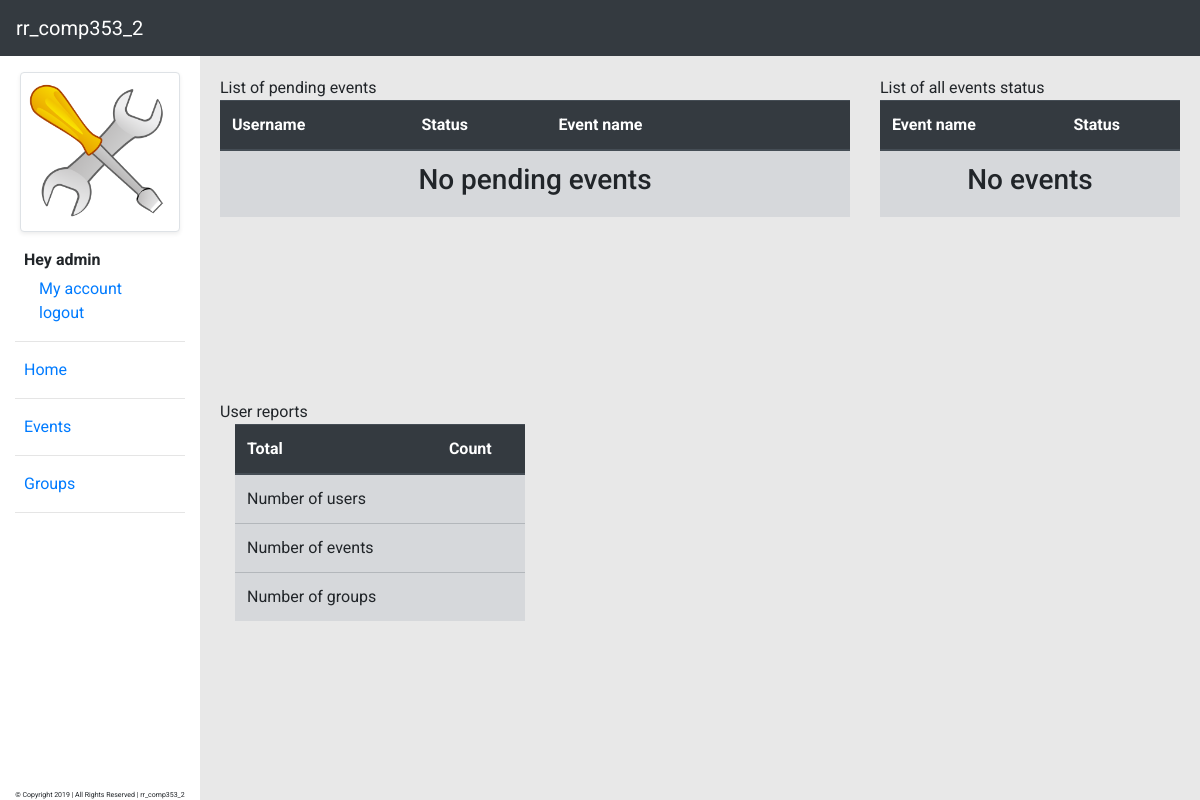
The app's page /src/pages/admin-page.php (signed in), older data.
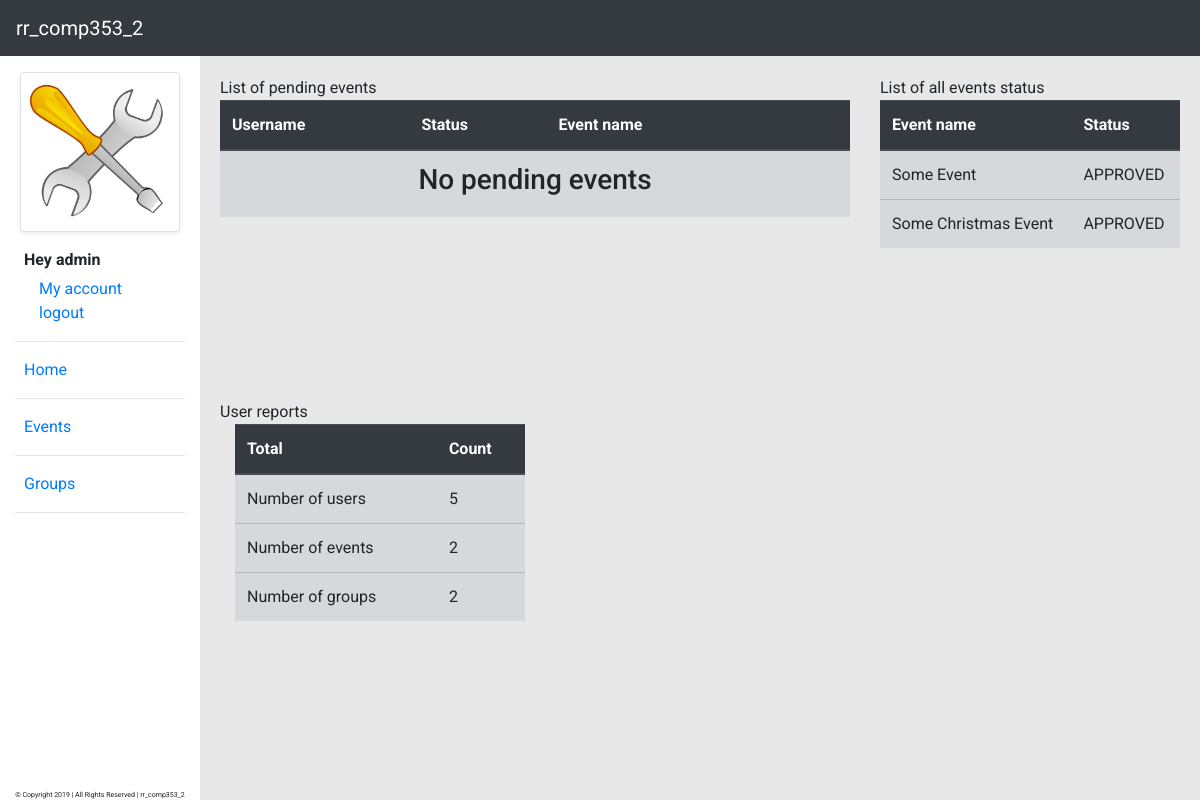
The same page, newer data.
### tables this page shows
CREATE TABLE event (
    eventID int(11) NOT NULL AUTO_INCREMENT,
    eventManagerID int(11) NOT NULL,
    eventFeeID int(11),
    eventName varchar(255) NOT NULL,
    eventDescription text NOT NULL,
    eventPhoneNumber varchar(50) NOT NULL,
    eventType varchar(50) NOT NULL,
    size int(11) NOT NULL,
    startDate DATE NOT NULL,
    endDate DATE NOT NULL,
    pageTemplate varchar(255) NOT NULL,
    CONSTRAINT PK_Event PRIMARY KEY (eventID),
    CONSTRAINT FK_Event_Manager FOREIGN KEY (eventManagerID) REFERENCES event_manager(eventManagerID) ON DELETE CASCADE,
    CONSTRAINT FK_Event_Event_FEE FOREIGN KEY (eventFeeID) REFERENCES event_fee_calculation(eventFeeID) ON DELETE CASCADE
);

CREATE TABLE event_manager (
    eventManagerID int(11) NOT NULL AUTO_INCREMENT,
    userID int(11) NOT NULL,
    statusCode varchar(15) NOT NULL,
    CONSTRAINT PK_Event_Manager PRIMARY KEY (eventManagerID),
    CONSTRAINT FK_Event_Manager_User FOREIGN KEY (userID) REFERENCES user(userID) ON DELETE CASCADE
);

### src/libs/admin.php (called while the page is built, shortened)
<?php
    class Admin {
        private $db_connection = null;
        function __construct($dbCon) {
            $this->db_connection = $dbCon;
        }
        function getAllEventsStatus() {
            $query = mysqli_query($this->db_connection, "SELECT e.eventName, em.statusCode
                                                         FROM user u
                                                         INNER JOIN event_manager em ON u.userID = em.userID
                                                         INNER JOIN event e ON em.eventManagerID = e.eventManagerID");
            $eventStatus_num_rows = mysqli_num_rows($query);
            if($eventStatus_num_rows) {
                return mysqli_fetch_all($query, MYSQLI_ASSOC);
            }
            else {
                return [];
            }
        }
    }
?>

### src/pages/admin-page.php (the view, shortened to what the changed rows need)
<?php
    require $_SERVER['DOCUMENT_ROOT'] . '/comp353/src/shared/navbar.php';
    $admin_allEventStatus_result = $admin->getAllEventsStatus();
    $count_allEventStatus_result = count($admin_allEventStatus_result);
  ?>
<div id="admin-wrapper" class="main-body">
  <div class="row">
    <div class="col-md-8">
      <div class="table-responsive pendingTable">
        <table class="table">
          <thead class="thead-dark">
            <tr>
              <th scope="col">Username</th>
              <th scope="col">Status</th>
              <th scope="col">Event name</th>
              <th scope="col"></th>
              <th scope="col"></th>
            </tr>
          </thead>
        </table>
      </div>
    </div>
    <div class="col-md-4">
      <div class="table-responsive pendingTable">
        <table class="table">
          <thead class="thead-dark">
            <tr>
              <th scope="col">Event name</th>
              <th scope="col">Status</th>
            </tr>
          </thead>
          <tbody>
            <?php if($count_allEventStatus_result == 0) : ?>
            <tr class="table-secondary text-center">
              <td colspan="2">
                <h3>No events</h3>
              </td>
            </tr>
            <?php endif; ?>
            <?php
                foreach($admin_allEventStatus_result as $row):
              ?>
            <tr class="table-secondary">
              <td><?php echo $row['eventName']; ?></td>
              <td><?php echo $row['statusCode']; ?></td>
            </tr>
            <?php endforeach; ?>
          </tbody>
        </table>
      </div>
    </div>
  </div>
  <div class="report">
    <div class="col-md-4">
      <table class="table">
        <thead class="thead-dark">
          <tr>
            <th scope="col">Total</th>
            <th scope="col">Count</th>
          </tr>
        </thead>
          <tbody class="table-secondary">
            <tr><td>Number of users</td>
              <td><?php $result = mysqli_query($databaseConnection, "SELECT * FROM user");
                if (mysqli_num_rows($result) > 0) {
                  echo count(mysqli_fetch_all($result, MYSQLI_ASSOC));
                } ?>
              </td>
            </tr>
            <tr><td>Number of events</td>
              <td><?php $result = mysqli_query($databaseConnection, "SELECT * FROM event");
                if (mysqli_num_rows($result) > 0) {
                  echo count(mysqli_fetch_all($result, MYSQLI_ASSOC));
                } ?>
              </td>
            </tr>
            <tr><td>Number of groups</td>
              <td><?php $result = mysqli_query($databaseConnection, "SELECT * FROM groups");
              if (mysqli_num_rows($result) > 0) {
                echo count(mysqli_fetch_all($result, MYSQLI_ASSOC));
              } ?>
              </td>
            </tr>
          </tbody>
      </table>
    </div>
  <?php
    require $_SERVER['DOCUMENT_ROOT'] . '/comp353/src/shared/jsScript.php';
  ?>

Row changes from the older to the newer data that the page shows:
added event: eventName "Some Event", eventManagerID.statusCode "APPROVED"
added event: eventName "Some Christmas Event", eventManagerID.statusCode "APPROVED"
Text that changed along with them:
count(mysqli_fetch_all($result, MYSQLI_ASSOC)): (not shown) → "5"
count(mysqli_fetch_all($result, MYSQLI_ASSOC)): (not shown) → "2"
text no longer shown: "No events"
